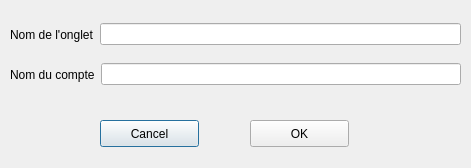
<?xml version="1.0" encoding="UTF-8"?>
<ui version="4.0">
 <class>AddAccount</class>
 <widget class="QDialog" name="AddAccount">
  <property name="geometry">
   <rect>
    <x>0</x>
    <y>0</y>
    <width>471</width>
    <height>168</height>
   </rect>
  </property>
  <property name="sizePolicy">
   <sizepolicy hsizetype="Preferred" vsizetype="Preferred">
    <horstretch>0</horstretch>
    <verstretch>0</verstretch>
   </sizepolicy>
  </property>
  <property name="windowTitle">
   <string>Dialog</string>
  </property>
  <property name="layoutDirection">
   <enum>Qt::LeftToRight</enum>
  </property>
  <widget class="QPushButton" name="cancelButton">
   <property name="geometry">
    <rect>
     <x>100</x>
     <y>120</y>
     <width>99</width>
     <height>27</height>
    </rect>
   </property>
   <property name="text">
    <string>Cancel</string>
   </property>
  </widget>
  <widget class="QPushButton" name="okButton">
   <property name="geometry">
    <rect>
     <x>250</x>
     <y>120</y>
     <width>99</width>
     <height>27</height>
    </rect>
   </property>
   <property name="text">
    <string>OK</string>
   </property>
  </widget>
  <widget class="QWidget" name="">
   <property name="geometry">
    <rect>
     <x>10</x>
     <y>20</y>
     <width>451</width>
     <height>29</height>
    </rect>
   </property>
   <layout class="QHBoxLayout" name="horizontalLayout">
    <item>
     <widget class="QLabel" name="label">
      <property name="text">
       <string>Nom de l'onglet</string>
      </property>
     </widget>
    </item>
    <item>
     <widget class="QLineEdit" name="tabName"/>
    </item>
   </layout>
  </widget>
  <widget class="QWidget" name="">
   <property name="geometry">
    <rect>
     <x>10</x>
     <y>60</y>
     <width>451</width>
     <height>29</height>
    </rect>
   </property>
   <layout class="QHBoxLayout" name="horizontalLayout_2">
    <item>
     <widget class="QLabel" name="label_2">
      <property name="text">
       <string>Nom du compte</string>
      </property>
     </widget>
    </item>
    <item>
     <widget class="QLineEdit" name="accountName"/>
    </item>
   </layout>
  </widget>
 </widget>
 <resources/>
 <connections/>
</ui>
